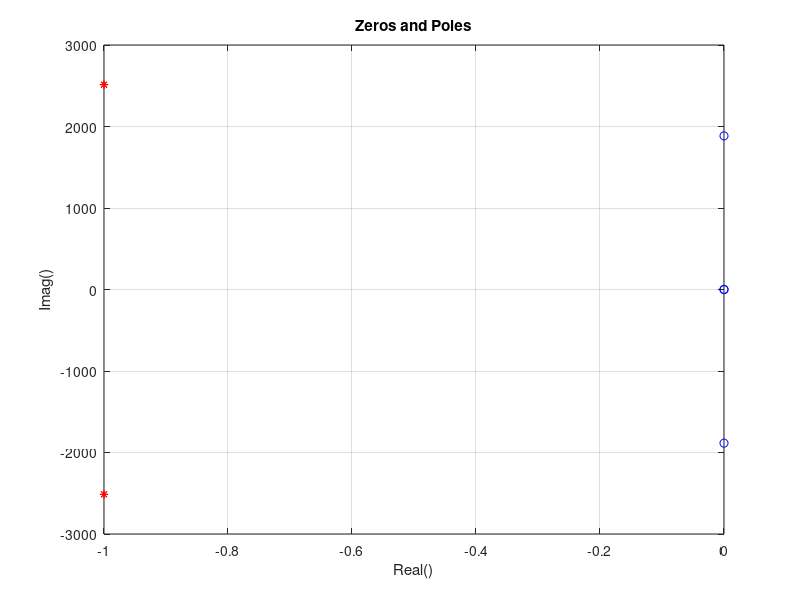
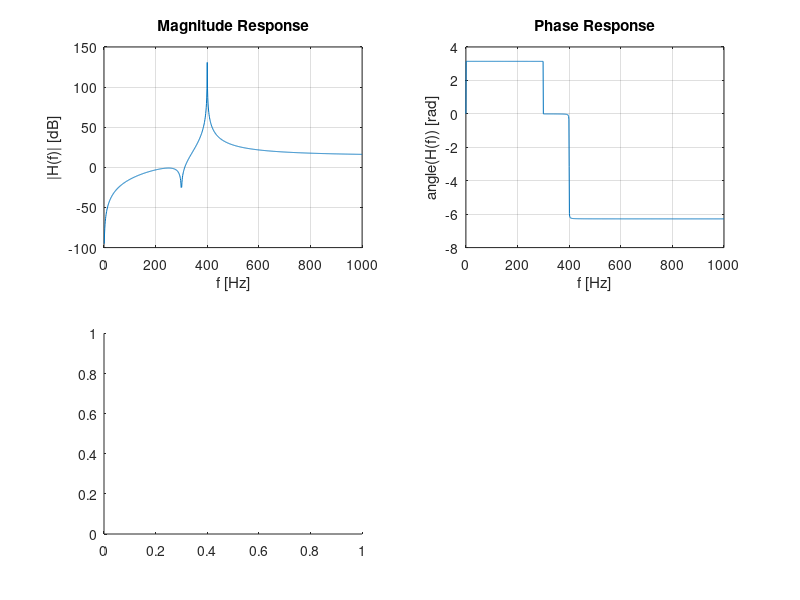

Recreate these plots in MATLAB, in order. (Note: this script raises an error after producing the figures.)
% ex 7.1
% A Szczygielski
% listing 7.1
% listing changed to display calculations in subplots

clear all; close all;

choice = 0;
% Design/choice of filter coefficients - transfer function (TF) polynomials
if(choice)  % choosing polynomial coefficients
   b = [2,1];                      % [ b1, b0 ]
   a = [5,4,3,1];                  % [ a3, a2, a1, a0=1]
   z = roots(b); p = roots(a);     % [b,a] --> [z,p] %roots - calculate roots of 
   disp("My choice")                                 % polynommial with                                                % such coeffs
else   % choosing polynomial roots
   disp("roots from polynomial (from provided frequency)")
   %gain = 0.001;
   gain = 5;
   z = j*2*pi*[0,300];         z = [z conj(z)]; % z = j2pi*f
   p = [-1,-1] + j*2*pi*[400]; p = [p conj(p)];
   b = gain*poly(z);  a = poly(p); % [z,p] --> [b,a]
end
figure; plot(real(z),imag(z),'bo', real(p),imag(p),'r*'); grid;
title('Zeros and Poles'); xlabel('Real()'); ylabel('Imag()'); 

%%

% Verification of filter responses(FRs): amplitude, phase, impulse, step
f = 0 : 1 : 1000;                  % frequency in hertz
w = 2*pi*f;                        % pulsation, radial frequency
s = j*w;                           % Laplace transform variable
H = polyval(b,s) ./ polyval(a,s);  % FR=TF for s=j*w: ratio of two polynomials


% Plotting in subplots
figure;

% Magnitude response subplot
subplot(2,2,1);
%plot(f, abs(H));
plot(f, 20*log10(abs(H)));
xlabel('f [Hz]');
ylabel('|H(f)| [dB]');
grid on;
title('Magnitude Response');

% Phase response subplot
subplot(2,2,2);
plot(f, unwrap(angle(H)));
xlabel('f [Hz]');
ylabel('angle(H(f)) [rad]');
grid on;
title('Phase Response');

% Impulse response subplot
subplot(2,2,3);
impulse(b, a);
xlabel('Time');
ylabel('Amplitude');
grid on;
title('Filter Response to Impulse');

% Step response subplot
subplot(2,2,4);
step(b, a);
xlabel('Time');
ylabel('Amplitude');
grid on;
title('Filter Response to Step Change');

% title
sgtitle('Filter Responses'); 
